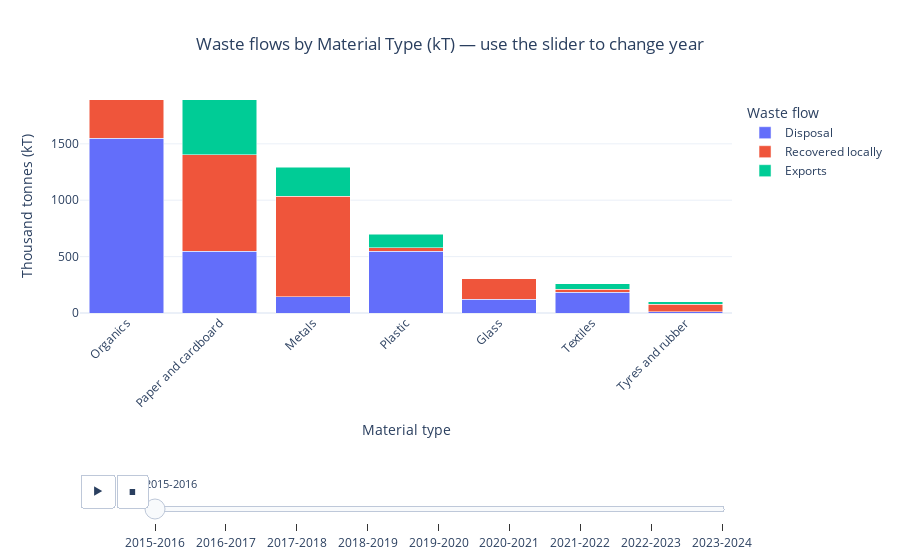

Write notebook code for a chart like this one.
### Markdown cell above
This chart shows how Victoria manages different waste types (e.g., organics, paper, plastics, metals) over time.  
It helps newcomers understand **which materials matter most**, how much is recycled vs. landfilled, and why proper sorting is important.  
By linking individual behaviour to broader outcomes, it encourages sustainable habits from day one.

### Code cell
# --- 1) Load & prepare ---
df = pd.read_csv("Victoria-Waste-v2025.1_clean.csv")

# Find the processed-locally column (handles the known 'Recoverd' typo)
proc_col = next(c for c in df.columns if "locally" in c and "Energy" in c)

# Calculate Exports = International + Interstate
df["Exports"] = df["International Export"].fillna(0) + df["Interstate Export"].fillna(0)

# Exclude the large construction-like category
df = df[df["Material Type"] != "Aggregate, masonry and soils"].copy()

# Aggregate to Year × Material
g = (df.groupby(["Financial Year", "Material Type"], as_index=False)
       .agg({
           "Disposal":"sum",
           proc_col:"sum",
           "Exports":"sum"
       }))

# Convert values to thousand tonnes
for col in ["Disposal", proc_col, "Exports"]:
    g[col] = g[col] / 1000.0

# Create a stable order of materials across years (rank by overall total)
g["Total"] = g["Disposal"] + g[proc_col] + g["Exports"]
order_by_overall = (g.groupby("Material Type")["Total"].sum()
                      .sort_values(ascending=False).index.tolist())

# Transform into long format for stacked bars
long_df = g.melt(
    id_vars=["Financial Year", "Material Type"],
    value_vars=["Disposal", proc_col, "Exports"],
    var_name="Category",
    value_name="Thousand tonnes"
)

# Rename the processed column for a nicer legend text
rename_map = {proc_col: "Recovered locally"}
long_df["Category"] = long_df["Category"].replace(rename_map)

# Ensure year order is chronological
year_order = sorted(long_df["Financial Year"].unique())

# --- 2) Plot: stacked bar with animation (time slider) ---
fig = px.bar(
    long_df,
    x="Material Type",
    y="Thousand tonnes",
    color="Category",
    animation_frame="Financial Year",          # add time slider
    category_orders={
        "Material Type": order_by_overall,     # keep stable material ordering
        "Financial Year": year_order
    },
    title="Waste flows by Material Type (kT) — use the slider to change year",
    labels={"Material Type":"Material type", "Thousand tonnes":"Thousand tonnes (kT)", "Category":"Flow"},
    template="plotly_white"
)

fig.update_layout(
    barmode="stack",
    xaxis_tickangle=-45,
    hovermode="x unified",
    legend_title_text="Waste flow",
    title_x=0.5
)

# Add bottom margin for the slider and increase overall height
fig.update_layout(
    margin=dict(b=180),
    height=750,  # make figure taller (default ~450, try 650~800)
)

# Optional: set y-axis max to 110% of the maximum value to avoid bars touching the top
fig.update_yaxes(range=[0, long_df["Thousand tonnes"].max() * 1.1])

# Adjust bottom margin for the slider
fig.update_layout(margin=dict(b=180))  # fine-tune between 160–200

# Move the slider position and add vertical spacing
sl = fig.layout.sliders[0]
sl.update(y=-0.05, pad=dict(t=150, b=0))  # adjust y to move slider up/down; pad.t controls spacing

# Align play/pause buttons with slider
um = fig.layout.updatemenus[0]
um.update(y=-0.05, x=0.0, xanchor="left", yanchor="top", pad=dict(t=150, r=10))

# Optional: shorten or resize the slider's current value text
sl.currentvalue.update(prefix="", font=dict(size=11))  # remove "Financial Year=" prefix and use smaller font

# Format hover values with 1 decimal place
fig.update_traces(hovertemplate="%{x}<br>%{legendgroup}: %{y:.1f} kT")

fig.show()

### Figure 1 — Plotly figure (JSON) as saved in the notebook; plotly's stock layout.template omitted (floating-point values rounded to 4 significant figures)
{"data": [{"alignmentgroup": "True", "hovertemplate": "%{x}<br>%{legendgroup}: %{y:.1f} kT", "legendgroup": "Disposal", "marker": {"color": "#636efa", "pattern": {"shape": ""}}, "name": "Disposal", "offsetgroup": "Disposal", "orientation": "v", "showlegend": true, "textposition": "auto", "type": "bar", "x": ["Glass", "Metals", "Organics", "Paper and cardboard", "Plastic", "Textiles", "Tyres and rubber"], "xaxis": "x", "y": [120.4, 145.4, 1549.0, 545.9, 548.3, 185.3, 11.44], "yaxis": "y"}, {"alignmentgroup": "True", "hovertemplate": "%{x}<br>%{legendgroup}: %{y:.1f} kT", "legendgroup": "Recovered locally", "marker": {"color": "#EF553B", "pattern": {"shape": ""}}, "name": "Recovered locally", "offsetgroup": "Recovered locally", "orientation": "v", "showlegend": true, "textposition": "auto", "type": "bar", "x": ["Glass", "Metals", "Organics", "Paper and cardboard", "Plastic", "Textiles", "Tyres and rubber"], "xaxis": "x", "y": [181.8, 890.9, 818.0, 857.4, 31.34, 24.74, 66.6], "yaxis": "y"}, {"alignmentgroup": "True", "hovertemplate": "%{x}<br>%{legendgroup}: %{y:.1f} kT", "legendgroup": "Exports", "marker": {"color": "#00cc96", "pattern": {"shape": ""}}, "name": "Exports", "offsetgroup": "Exports", "orientation": "v", "showlegend": true, "textposition": "auto", "type": "bar", "x": ["Glass", "Metals", "Organics", "Paper and cardboard", "Plastic", "Textiles", "Tyres and rubber"], "xaxis": "x", "y": [3.165, 255.1, 0, 720.0, 118.4, 49.98, 22.23], "yaxis": "y"}], "layout": {"autosize": true, "barmode": "stack", "hovermode": "x unified", "legend": {"title": {"text": "Waste flow"}, "tracegroupgap": 0}, "margin": {"b": 180}, "sliders": [{"active": 0, "currentvalue": {"font": {"size": 11}, "prefix": ""}, "len": 0.9, "pad": {"b": 0, "t": 150}, "steps": [{"args": [["2015-2016"], {"frame": {"duration": 0, "redraw": true}, "fromcurrent": true, "mode": "immediate", "transition": {"duration": 0, "easing": "linear"}}], "label": "2015-2016", "method": "animate"}, {"args": [["2016-2017"], {"frame": {"duration": 0, "redraw": true}, "fromcurrent": true, "mode": "immediate", "transition": {"duration": 0, "easing": "linear"}}], "label": "2016-2017", "method": "animate"}, {"args": [["2017-2018"], {"frame": {"duration": 0, "redraw": true}, "fromcurrent": true, "mode": "immediate", "transition": {"duration": 0, "easing": "linear"}}], "label": "2017-2018", "method": "animate"}, {"args": [["2018-2019"], {"frame": {"duration": 0, "redraw": true}, "fromcurrent": true, "mode": "immediate", "transition": {"duration": 0, "easing": "linear"}}], "label": "2018-2019", "method": "animate"}, {"args": [["2019-2020"], {"frame": {"duration": 0, "redraw": true}, "fromcurrent": true, "mode": "immediate", "transition": {"duration": 0, "easing": "linear"}}], "label": "2019-2020", "method": "animate"}, {"args": [["2020-2021"], {"frame": {"duration": 0, "redraw": true}, "fromcurrent": true, "mode": "immediate", "transition": {"duration": 0, "easing": "linear"}}], "label": "2020-2021", "method": "animate"}, {"args": [["2021-2022"], {"frame": {"duration": 0, "redraw": true}, "fromcurrent": true, "mode": "immediate", "transition": {"duration": 0, "easing": "linear"}}], "label": "2021-2022", "method": "animate"}, {"args": [["2022-2023"], {"frame": {"duration": 0, "redraw": true}, "fromcurrent": true, "mode": "immediate", "transition": {"duration": 0, "easing": "linear"}}], "label": "2022-2023", "method": "animate"}, {"args": [["2023-2024"], {"frame": {"duration": 0, "redraw": true}, "fromcurrent": true, "mode": "immediate", "transition": {"duration": 0, "easing": "linear"}}], "label": "2023-2024", "method": "animate"}], "x": 0.1, "xanchor": "left", "y": -0.05, "yanchor": "top"}], "title": {"text": "Waste flows by Material Type (kT) — use the slider to change year", "x": 0.5}, "updatemenus": [{"buttons": [{"args": [null, {"frame": {"duration": 500, "redraw": true}, "fromcurrent": true, "mode": "immediate", "transition": {"duration": 500, "easing": "linear"}}], "label": "&#9654;", "method": "animate"}, {"args": [[null], {"frame": {"duration": 0, "redraw": true}, "fromcurrent": true, "mode": "immediate", "transition": {"duration": 0, "easing": "linear"}}], "label": "&#9724;", "method": "animate"}], "direction": "left", "pad": {"r": 10, "t": 150}, "showactive": false, "type": "buttons", "x": 0, "xanchor": "left", "y": -0.05, "yanchor": "top"}], "xaxis": {"anchor": "y", "autorange": true, "categoryarray": ["Organics", "Paper and cardboard", "Metals", "Plastic", "Glass", "Textiles", "Tyres and rubber"], "categoryorder": "array", "domain": [0, 1], "range": [-0.5, 6.5], "tickangle": -45, "title": {"text": "Material type"}, "type": "category"}, "yaxis": {"anchor": "x", "domain": [0, 1], "range": [0, 1888.0], "title": {"text": "Thousand tonnes (kT)"}, "type": "linear"}}}
